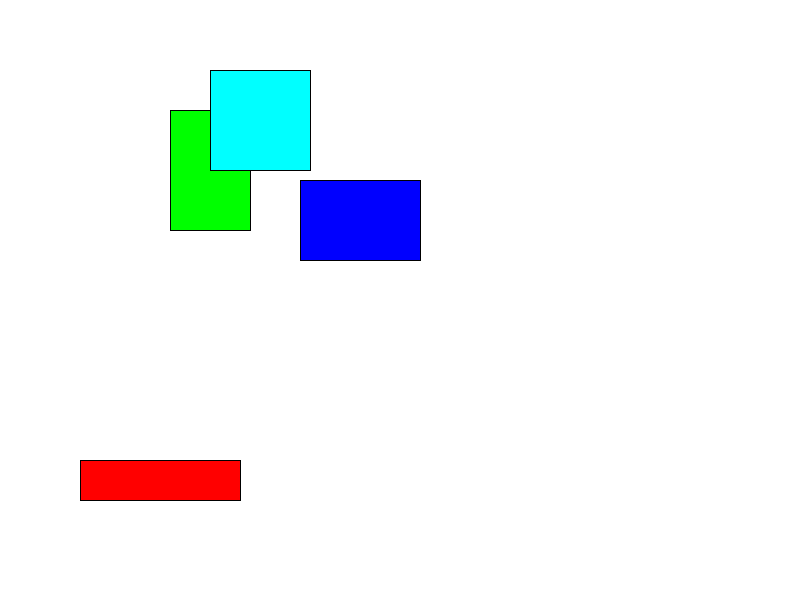
Frame 1 (no input)
Frame 60 (the mouse pressed at the canvas centre just before this capture): identical to frame 1, image omitted
Frame 120 (the mouse held since frame 60 and released just before this capture): identical to frame 1, image omitted

The Processing sketch that drew this single still picture (run headless with seeded random() and noise(); from frame 60 on, the mouse is pressed at the canvas centre):

// Processing sketch: box_quiz_pde
// ── box_quiz_pde.pde
import java.util.ArrayList;
ArrayList myQueries;

Query queryBeingDragged;

int dragX;
int dragY;

void setup() {
 queryBeingDragged = null;
 myQueries = new ArrayList();
 
 size(800, 600);
 smooth();
  
 myQueries.add( new Query("box1", color(0,0,255), width/5.0+200, height/5.0+100, 0, 60, 40, 0));
 myQueries.add( new Query("box2", color(255,0,0), width/5.0, 4.0*height/5.0, 0, 80, 20, 0));
 myQueries.add( new Query("box3", color(0,255,0), width/5.0+50, height/5.0+50, 0, 40, 60, 0));
 myQueries.add( new Query("triangle1", color(0,255,255), width/5.0+100, height/5.0, 0, 50, 50, 0));
}

void draw() {
 background(255);
 
 for(int i = 0; i < myQueries.size(); i++){
   Query myQuery1 = (Query)myQueries.get(i);
   myQuery1.display();
 }
}

class Query {
 String name;
 
 // variables
 color qc;
 float qx;
 float qy;
 float qz;
 int dQx;
 int dQy;
 int dQz;

 // c'tor
 Query(String name, color tempQc, float tempQx, float tempQy,float tempQz, int tempdQx, int tempdQy, int tempdQz) {
  this.name = name;
  qc = tempQc;
  qx = tempQx;
  qy = tempQy;
  qz = tempQz;
  dQx = tempdQx;
  dQy = tempdQy;
  dQz = tempdQz;
 }

 void display() {
   stroke(0);
   fill(qc);
   rectMode(RADIUS);
   rect(qx,qy,dQx,dQy);
   //triangle(qx,qy,qz,dQx,dQy,dQz);
 }
 
 boolean inQuery(int x, int y) {
   //changed to x > qx-dQx and y > qy-dQy
   if((x > qx-dQx) & x < (qx+dQx)) {
     if((y > qy-dQy)  & y < (qy+dQy)) {
       return true;
     }
   }
   return false;
 }
}  

void mousePressed() {
 for(int i = 0; i < myQueries.size(); i++){ 
    // note how I made it generic
   Query myQuery1 = (Query)myQueries.get(i);
   evaluateQuerySelection(myQuery1);
 }
 println("pressed");
}

void evaluateQuerySelection(Query myQuery1) { 
 // note how absolutely lazy I was in just pasting the old code
if (myQuery1.inQuery(mouseX, mouseY) & queryBeingDragged==null) { 
   //note how it will not evaluate if something is already being dragged

   dragX = (int)myQuery1.qx - mouseX;
   dragY = (int)myQuery1.qy - mouseY;
   queryBeingDragged = myQuery1;
 }
}

void mouseReleased() {
 queryBeingDragged = null; 
}

void mouseDragged() {
 if( queryBeingDragged != null){
    println("dragging" + queryBeingDragged.name);
   moveQueryByMouse(queryBeingDragged);
  }
}  

void moveQueryByMouse(Query myQuery1) {
 myQuery1.qx = mouseX + dragX;
 myQuery1.qy = mouseY + dragY;
}
